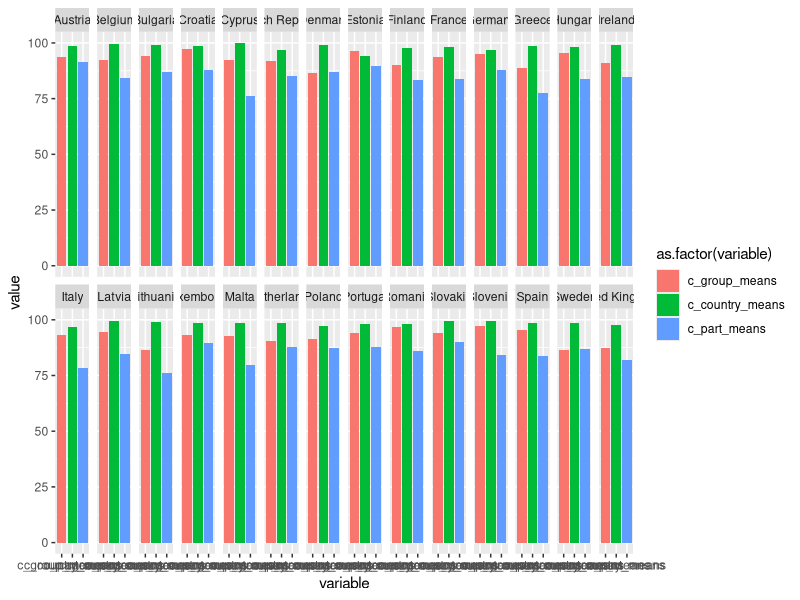
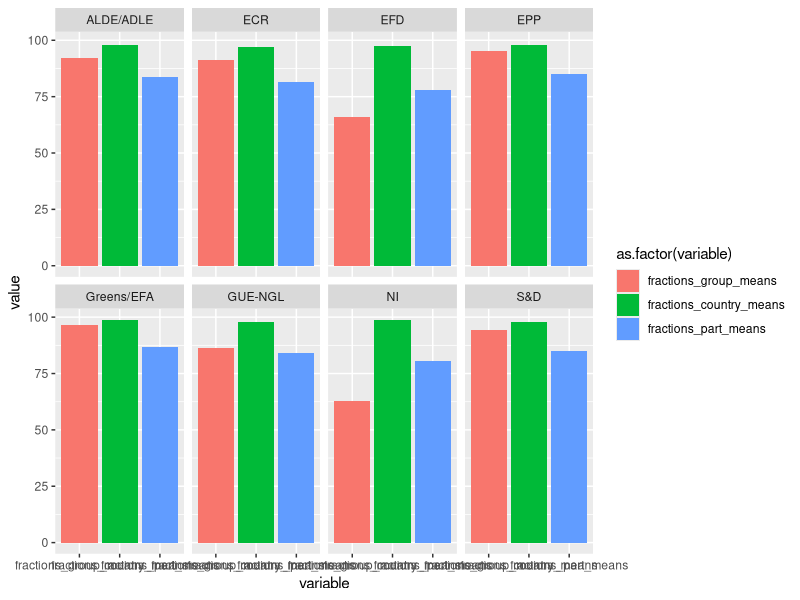

These charts were generated, in order, by the following R code:
##load datasets
library(plyr)
library(psych)
library(ggplot2)
library(reshape)
options(stringsAsFactors = FALSE)
setwd("~/GitHub/EPrebels")
#source http://term7.votewatch.eu/en/voting-statistics.html
data <- read.csv("rebels_affil_EP.csv")

##clean data
#drop redundant columns
clean_data <- data[c(-7,-8,-9)]
#rename variables
names(clean_data) <- c("name","fraction","country","loyal_group","loyal_national","participation")
#change datatypes
clean_data$loyal_group <- as.numeric(clean_data$loyal_group)
clean_data$loyal_national <- as.numeric(clean_data$loyal_national)
clean_data$participation <- as.numeric(clean_data$participation)
#drop nils
clean_data <- clean_data[ which(clean_data$loyal_group > 0 & clean_data$loyal_national > 0), ]

##make dummies for fractions/countries/regions
fractions <- unique(clean_data$fraction)
countries <- unique(clean_data$country)
fractions_group_means <- c()
fractions_country_means <- c()
fractions_part_means <- c()
#fractions
for( f in 1:length(fractions) ) {
  clean_data[fractions[f]] <- clean_data$fraction == fractions[f]
  #get means per fraction
  fractions_group_means <- c( fractions_group_means, mean( clean_data[ which(clean_data$fraction == fractions[f]), ]$loyal_group ) )
  fractions_country_means <- c( fractions_country_means, mean( clean_data[ which(clean_data$fraction == fractions[f]), ]$loyal_national))
  fractions_part_means <- c( fractions_part_means, mean( clean_data[ which(clean_data$fraction == fractions[f]), ]$participation))
}
#compile means into a table
fraction_means <- data.frame( fractions, fractions_group_means, fractions_country_means, fractions_part_means )
#countries
c_group_means <- c()
c_country_means <- c()
c_part_means <- c()
for( c in 1:length(countries) ) {
  clean_data[countries[c]] <- clean_data$country == countries[c]
  #get means per country
  c_group_means <- c( c_group_means, mean( clean_data[ which(clean_data$country == countries[c]), ]$loyal_group ) )
  c_country_means <- c( c_country_means, mean( clean_data[ which(clean_data$country == countries[c]), ]$loyal_national))
  c_part_means <- c( c_part_means, mean( clean_data[ which(clean_data$country == countries[c]), ]$participation))
}

c_means <- data.frame( countries, c_group_means, c_country_means, c_part_means )
#regions by accession to EU
#source http://en.wikipedia.org/wiki/Statistics_relating_to_enlargement_of_the_European_Union#Foundation
founding <- c("Belgium", "France", "Germany", "Italy", "Luxembourg", "Netherlands")
seventies <- c("Denmark", "United Kingdom", "Ireland")
eighties <- c("Greece", "Portugal", "Spain")
nineties <- c("Austria", "Finland", "Sweden")
millennial <- c("Croatia", "Cyprus", "Czech Republic", "Estonia", "Hungary", "Latvia", "Lithanuia", "Malta", "Poland", "Slovakia", "Slovenia", "Bulgaria", "Romania")

clean_data$founding <- clean_data$country %in% founding
clean_data$millennial <- clean_data$country %in% millennial
clean_data$older <- clean_data$country %in% seventies | clean_data$country %in% eighties | clean_data$country %in% nineties 


#keep plain data without dummies
plain_data <- clean_data[ c(1:6) ]

##summary statistics
summary(plain_data)
describe.by(plain_data, plain_data$fraction)
describe.by(plain_data, plain_data$country)
describe.by(clean_data, clean_data$founding)

#plots by fractions ggplot
byfraction <- melt(fraction_means, id.vars='fractions')
fractions_plot <- ggplot(byfraction, aes(variable, value,fill=as.factor(variable)))+geom_bar(position="dodge", stat="identity")+facet_wrap(~fractions, nrow=2)
#plots by country ggplot
bycountry <- melt(c_means, id.vars='countries')
c_plot <- ggplot(bycountry, aes(variable, value,fill=as.factor(variable)))+geom_bar(position="dodge", stat="identity")+facet_wrap(~countries, nrow=2)

##regressions
#ALDE is the baseline for fraction regressions
#fraction loyalty on fractions
f_on_f <- lm(data=clean_data, loyal_group ~ EPP + EFD + NI + `S&D` + ECR + `Greens/EFA` + `GUE-NGL`)
#participation on fractions
p_on_f <- lm(data=clean_data, participation ~ EPP + EFD + NI + `S&D` + ECR + `Greens/EFA` + `GUE-NGL`)
#national party loyalty on fractions
n_on_f <- lm(data=clean_data, loyal_national ~ EPP + EFD + NI + `S&D` + ECR + `Greens/EFA` + `GUE-NGL`)

#on types of countries, founding being the baseline
#fraction loyalty on country group
f_on_g <- lm(data=clean_data, loyal_group ~ millennial + older)
#participation on country group
p_on_g <- lm(data=clean_data, participation ~ millennial + older)
#national party loyalty on country group
n_on_g <- lm(data=clean_data, loyal_national ~ millennial + older)

#on countries, Germany the baseline
#fraction loyalty on country
f_on_c <- lm(data=clean_data, loyal_group ~ Austria + Belgium + Bulgaria + Croatia + Cyprus + `Czech Republic` + Denmark + Estonia + Finland + France + Greece + Hungary + Ireland + Italy + Latvia + Lithuania + Luxembourg + Malta + Netherlands + Poland + Portugal + Romania + Slovakia + Slovenia + Spain + Sweden + `United Kingdom`)
#national party loyalty on country
n_on_c <- lm(data=clean_data, loyal_national ~ Austria + Belgium + Bulgaria + Croatia + Cyprus + `Czech Republic` + Denmark + Estonia + Finland + France + Greece + Hungary + Ireland + Italy + Latvia + Lithuania + Luxembourg + Malta + Netherlands + Poland + Portugal + Romania + Slovakia + Slovenia + Spain + Sweden + `United Kingdom`)
#participation on country
p_on_c <- lm(data=clean_data, participation ~ Austria + Belgium + Bulgaria + Croatia + Cyprus + `Czech Republic` + Denmark + Estonia + Finland + France + Greece + Hungary + Ireland + Italy + Latvia + Lithuania + Luxembourg + Malta + Netherlands + Poland + Portugal + Romania + Slovakia + Slovenia + Spain + Sweden + `United Kingdom`)
